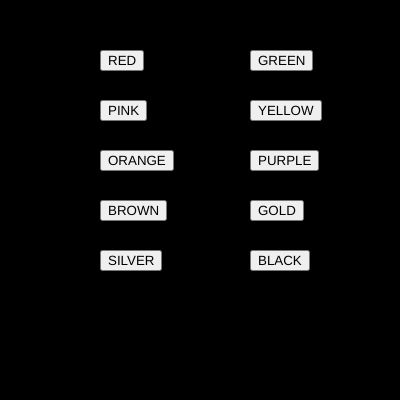
Frame 1 (no input)
Frame 60 (no input): identical to frame 1, image omitted
Frame 120 (the mouse pressed at the canvas centre since frame 60): identical to frame 1, image omitted

The p5.js sketch that drew this single still picture (run headless with seeded random() and noise() and a simulated clock; from frame 60 on, the mouse is pressed at the canvas centre):

// p5.js sketch
// ── sketch.js
var btn_red;
var btn_green;
var btn_pink;
var btn_yellow;
var btn_orange;
var btn_purple;
var btn_brown;
var btn_gold;
var btn_silver;
var btn_black;

var r = 0;
var g = 0;
var b = 0;

function setup() {
  createCanvas(400, 400);  

  btn_red = createButton("RED");
  btn_red.position(100,50);
  btn_red.mousePressed(red_bg);

  btn_green = createButton("GREEN");
  btn_green.position(250,50);
  btn_green.mousePressed(green_bg);

  btn_pink = createButton("PINK");
  btn_pink.position(100,100);
  btn_pink.mousePressed(pink_bg);

  btn_yellow = createButton("YELLOW");
  btn_yellow.position(250,100);
  btn_yellow.mousePressed(yellow_bg);

  btn_orange = createButton("ORANGE");
  btn_orange.position(100,150);
  btn_orange.mousePressed(orange_bg);

  btn_purple = createButton("PURPLE");
  btn_purple.position(250,150);
  btn_purple.mousePressed(purple_bg);
  
  btn_brown = createButton("BROWN");
  btn_brown.position(100,200);
  btn_brown.mousePressed(brown_bg);

  btn_gold = createButton("GOLD");
  btn_gold.position(250,200);
  btn_gold.mousePressed(gold_bg);

  btn_silver = createButton("SILVER");
  btn_silver.position(100,250);
  btn_silver.mousePressed(silver_bg);

  btn_black = createButton("BLACK");
  btn_black.position(250,250);
  btn_black.mousePressed(black_bg);
}

function draw() {
  background(r,g,b);
}

function red_bg() {
  r = 255;
  g = 0;
  b = 0;
}

function green_bg() {
  r = 0;
  g = 255;
  b = 0;
}

  function pink_bg() {
    r = 255;
    g = 192;
    b = 203;
  
}

function yellow_bg() {
r = 255;
g = 255;
b = 0;
}

function orange_bg() {
r = 255;
g = 165;
b = 0;
}

function purple_bg() {
  r = 160;
  g = 32;
  b = 240;
}

function brown_bg() {
  r = 150;
  g = 75;
  b = 0;
}

function gold_bg() {
  r = 255;
  g = 215;
  b = 0;
}

function silver_bg() {
r = 192;
g = 192;
b = 192;
}
function black_bg() {
  r = 0;
  g = 0;
  b = 0;
  }
